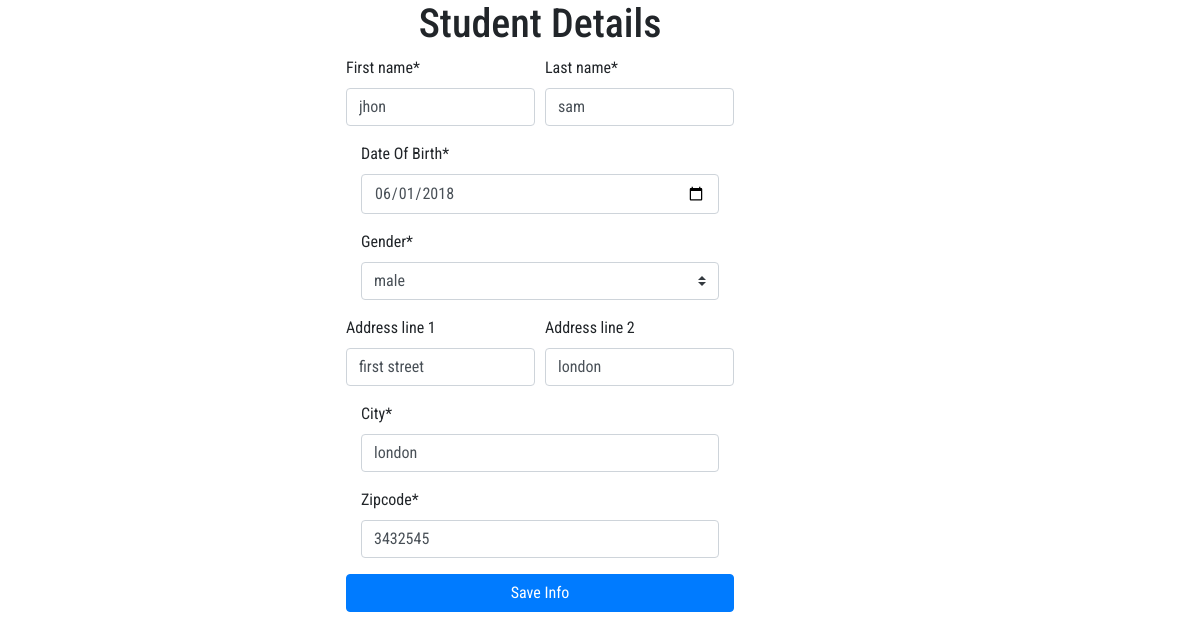
Screenshot of /students-sec/edit-student/jhon-sam (signed in) with the database file from the repository.
### students/models.py (models this page shows, shortened)
class Student(models.Model):
    first_name = models.CharField( default="", max_length=50)
    last_name = models.CharField(max_length=50)
    DOB = models.DateField()
    gender = models.ForeignKey(Gender,on_delete=models.CASCADE)
    address_line_1 = models.CharField(default="", null=True, blank=True, max_length=150)
    address_line_2 = models.CharField(default="", null=True, blank=True, max_length=150)
    city = models.CharField(max_length=30)
    zipcode = models.CharField( max_length=10)
    slug = models.SlugField(default="", null=False, blank=True, db_index=True)

class Gender(models.Model):
    gender = models.CharField(max_length=10)
    def __str__(self):
        return f"{self.gender}"

### students/views.py (the view)
# urls.py: path("edit-student/<slug:slug>",views.EditStudent.as_view(),name="edit-student"),
class EditStudent(LoginRequiredMixin,UpdateView):
    template_name = "add_student/add-student.html"
    model = Student
    form_class = StudentForm
    success_url = "/"

### students/templates/add_student/add-student.html (shortened to what this page needs)
{% extends 'base.html' %}
{% load static %}
{% load crispy_forms_tags %}
{% block css %} {% static 'styles/add-student.css' %} {% endblock css %}
{% block content %}
    <h1 class="addst__heading">Student Details</h1>
    <div class="addst__body d-flex justify-content-center">
        {% crispy form %}
    </div>
{% endblock content %}

### students/static/styles/add-student.css (style rules this page uses)
body { font-family: 'Roboto Condensed', sans-serif; padding: 0; margin: 0; }
.addst__heading { width: 90%; text-align: center; }
.addst__body { width: 90%; justify-items: center; }

### rows the page displays
Student: first_name "jhon", last_name "sam", DOB "06/01/2018", address_line_1 "first street", address_line_2 "london", city "london", zipcode "3432545"
Gender: gender "male"
